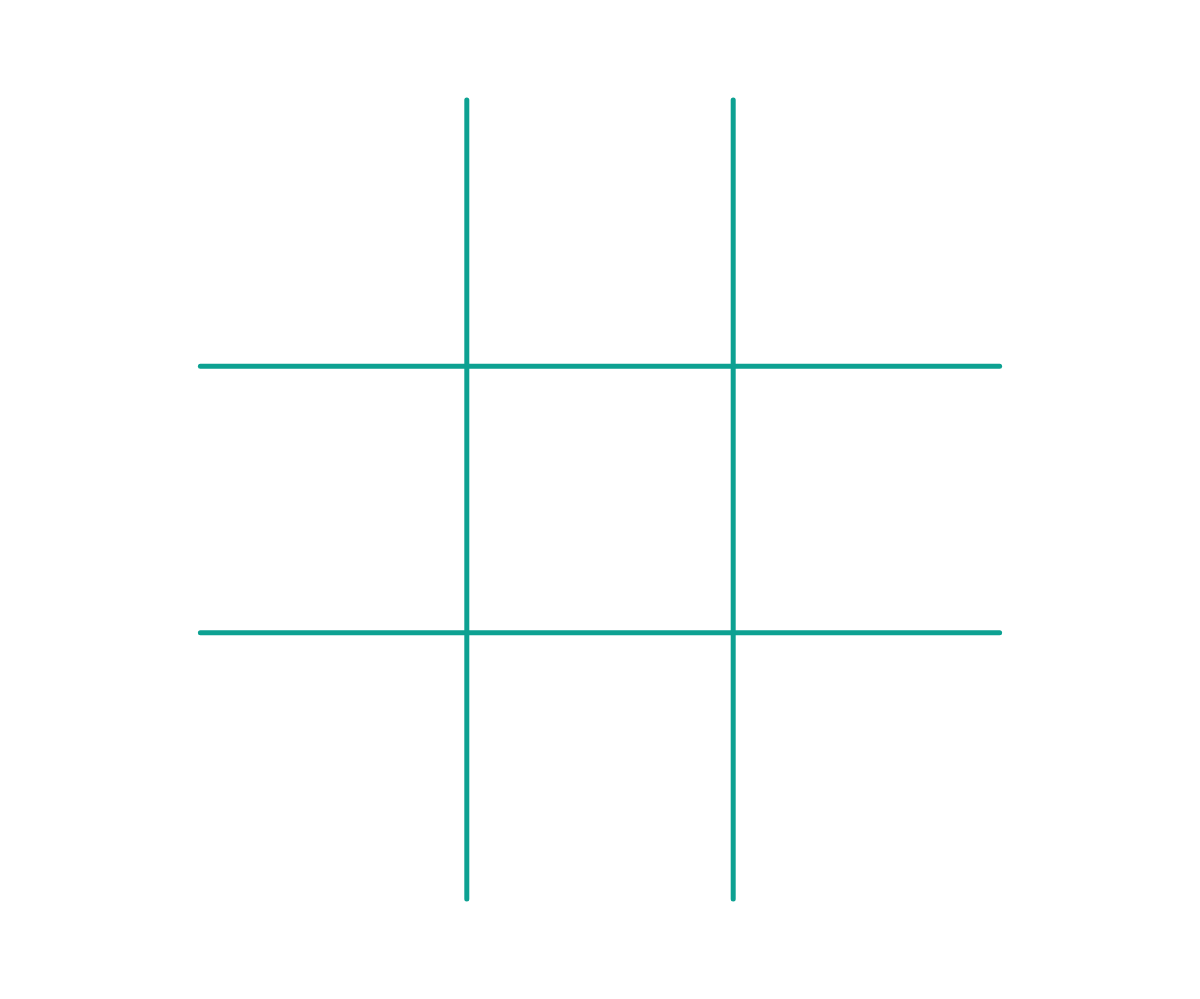
Frame 1 (no input)
Frame 60 (no input): identical to frame 1, image omitted
Frame 120 (the mouse pressed at the canvas centre since frame 60): identical to frame 1, image omitted

The p5.js sketch that drew this single still picture (run headless with seeded random() and noise() and a simulated clock; from frame 60 on, the mouse is pressed at the canvas centre):

// p5.js sketch
// ── sketch.js
const ENDSCREEN = 31323,
      PLAYING = 31231,
      CIRCLE = 1,
      CROSS = 2;

const lineColor = "#0da192";

var STATE = PLAYING;

var linelength = 0;

var data = [
  [0, 0, 0],
  [0, 0, 0],
  [0, 0, 0]
];



function setup() {
  createCanvas(windowWidth, windowHeight - 1);
}

function draw() {
  clear();
  if(STATE == PLAYING){
    updateInputs();
    drawBorder();

    drawMap();
  }

  else if(STATE == ENDSCREEN){
    updateInputsEndScreen();
    drawEndScreen();
  }

  console.log(STATE);

  if(winner != 0){
    STATE = ENDSCREEN;
  }

}

var clickcounter = 0;
var currentPlayer = CIRCLE;
var winner = 0;

function updateInputs(){
  clickcounter++;
  var startX = (width -  linelength)/2;
  var startY = (height - linelength)/2;
  var cellSize = linelength/3;

  if (touches.length > 0 && clickcounter > 10) {
    clickcounter = 0;

    var pressed_cell_x = floor((touches[0].x - startX) / cellSize);
    var pressed_cell_y = floor((touches[0].y - startY) / cellSize);
     text(pressed_cell_x + " " + pressed_cell_y, 20, 20);
     if(pressed_cell_x < 0 || pressed_cell_y < 0 ||
        pressed_cell_x >= 3 || pressed_cell_y >= 3)
     {
          //outside of map
     }
     else{

       if(data[pressed_cell_x][pressed_cell_y] == 0){
         data[pressed_cell_x][pressed_cell_y] = currentPlayer;

         currentPlayer = (currentPlayer == CIRCLE)? CROSS : CIRCLE;

         //check winner
         winner = checkWinner();
       }


    }
  }

}


function updateInputsEndScreen(){
  if(touches.length > 0){
    if (touches[0].y > height - 70){
      //restart


      for(var x = 0; x < 3; x++){
        for(var y = 0; y < 3; y++){
          data[x][y] = 0;
          winner = 0;
          STATE = PLAYING;
        }
      }
    }
  }
}

function drawEndScreen(){
  var cellSize = linelength/3;
  textSize(15);
  fill("white");
  noStroke();
  textAlign(CENTER);

  if(winner > 0){
    text("Herzlichen Glueckwunsch!", width/2, 70);
    text("Spieler", width/2, 150);

    //draw winner

    noFill();
    if(winner == CIRCLE){
      stroke(242, 235, 211);
      ellipse(width/2, 200 + cellSize/2, cellSize*0.7);
    }
    else if(winner == CROSS){
      stroke(84, 84, 84);
      var tempWidth = width/2 + cellSize/2;
      line(tempWidth - cellSize*0.2, 200 + cellSize* 0.2, tempWidth - cellSize*0.8, 200 + cellSize*0.8);
      line(tempWidth - cellSize*0.8, 200 + cellSize* 0.2, tempWidth - cellSize*0.2, 200 + cellSize*0.8);
    }

    fill("white");
    noStroke();
    textAlign(CENTER);
    text("hat gewonnen!", width/2, 200 + cellSize * 1.2);
  }

  else{
    textSize(30);
    text("Gleichstatnd!",width/2, height/2);
    textSize(15);
  }


  //restart button
  rect(0, height - 70, width, height);

  fill("#14bdac");
  text("Neues Spiel", width/2, height - 30);

}

function checkWinner(){
  //horizontal
  for (var y = 0; y < 3; y++){
    if(data[0][y] == data[1][y] && data[1][y] == data[2][y] && data[0][y] != 0){
      return data[0][y];
    }
  }

  //vertical
  for (var x = 0; x < 3; x++){
    if(data[x][0] == data[x][1] && data[x][1] == data[x][2] && data[x][0] != 0){
      return data[x][0];
    }
  }

  //diagonal 1
  if(data[0][0] == data[1][1] && data[1][1] == data[2][2] && data[0][0] != 0){
    return data[0][0];
  }

  //diagonal 1
  if(data[0][2] == data[1][1] && data[1][1] == data[2][0] && data[0][2] != 0){
    return data[0][2];
  }

  //check if field is full
  for(var x = 0; x < 3; x++){
    for(var y = 0; y < 3; y++){
      if(data[x][y] == 0){
        return 0;
      }
    }
  }

  return -1;

}

function drawCell(x, y, type){
  var startX = (width -  linelength)/2 + x * (linelength/3);
  var startY = (height - linelength)/2 + y * (linelength/3);
  var cellSize = linelength/3;

  if (type == CIRCLE){

    stroke(242, 235, 211);
    ellipse(startX + cellSize/2, startY + cellSize/2, cellSize*0.7);
  }

  else if (type == CROSS){
    stroke(84, 84, 84);

    line(startX + cellSize*0.2, startY + cellSize* 0.2, startX + cellSize*0.8, startY + cellSize*0.8);
    line(startX + cellSize*0.8, startY + cellSize* 0.2, startX + cellSize*0.2, startY + cellSize*0.8);
  }

}

function drawMap(){
  noFill();
  for (var x = 0; x < 3; x++){
    for (var y = 0; y < 3; y++){
      drawCell(x, y, data[x][y]);
    }
  }
}

function drawBorder(){
  stroke(lineColor)
  strokeWeight(5);
  //calculate line length
  linelength = 0;
  if (width < height){
      linelength = width * 0.8;
  }
  else{
    linelength = height * 0.8;
  }

  var startX = (width - linelength)/2;
  var startY = (height - linelength)/2;
  //top horizontal
  line(startX, startY + linelength/3, startX + linelength, startY + linelength/3);

  //bottom horizontal
  line(startX, startY + 2*linelength/3, startX + linelength, startY + 2*linelength/3);

  //left vertical
  line(startX + linelength/3, startY, startX + linelength/3, startY + linelength);

  //right vertical
  line(startX + 2*linelength/3, startY, startX + 2*linelength/3, startY + linelength);
}

// ── style.css
body{
  background-color: #14bdac;
  padding: 0px;
  margin: 0px;
  }
